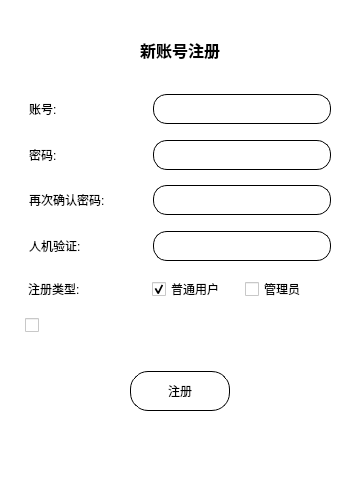
<?xml version="1.0" encoding="UTF-8"?>
<ui version="4.0">
 <class>RegisterPage</class>
 <widget class="QWidget" name="RegisterPage">
  <property name="geometry">
   <rect>
    <x>0</x>
    <y>0</y>
    <width>360</width>
    <height>480</height>
   </rect>
  </property>
  <property name="sizePolicy">
   <sizepolicy hsizetype="Fixed" vsizetype="Fixed">
    <horstretch>0</horstretch>
    <verstretch>0</verstretch>
   </sizepolicy>
  </property>
  <property name="minimumSize">
   <size>
    <width>360</width>
    <height>480</height>
   </size>
  </property>
  <property name="maximumSize">
   <size>
    <width>360</width>
    <height>480</height>
   </size>
  </property>
  <property name="windowTitle">
   <string>注册页面</string>
  </property>
  <property name="styleSheet">
   <string notr="true">background-color: rgb(255, 255, 255);</string>
  </property>
  <layout class="QHBoxLayout" name="horizontalLayout">
   <item>
    <layout class="QVBoxLayout" name="verticalLayout" stretch="1,6,1,3,1,3,1,3,1,3,1,2,1,2,3,2,6">
     <item>
      <spacer name="verticalSpacer_6">
       <property name="orientation">
        <enum>Qt::Vertical</enum>
       </property>
       <property name="sizeHint" stdset="0">
        <size>
         <width>20</width>
         <height>40</height>
        </size>
       </property>
      </spacer>
     </item>
     <item>
      <widget class="QLabel" name="label_5">
       <property name="font">
        <font>
         <pointsize>12</pointsize>
         <bold>true</bold>
        </font>
       </property>
       <property name="text">
        <string>新账号注册</string>
       </property>
       <property name="alignment">
        <set>Qt::AlignCenter</set>
       </property>
      </widget>
     </item>
     <item>
      <spacer name="verticalSpacer_2">
       <property name="orientation">
        <enum>Qt::Vertical</enum>
       </property>
       <property name="sizeHint" stdset="0">
        <size>
         <width>20</width>
         <height>40</height>
        </size>
       </property>
      </spacer>
     </item>
     <item>
      <layout class="QHBoxLayout" name="horizontalLayout_2" stretch="1,5,1,10,1">
       <item>
        <spacer name="horizontalSpacer_3">
         <property name="orientation">
          <enum>Qt::Horizontal</enum>
         </property>
         <property name="sizeHint" stdset="0">
          <size>
           <width>40</width>
           <height>20</height>
          </size>
         </property>
        </spacer>
       </item>
       <item>
        <widget class="QLabel" name="label">
         <property name="minimumSize">
          <size>
           <width>100</width>
           <height>0</height>
          </size>
         </property>
         <property name="maximumSize">
          <size>
           <width>100</width>
           <height>16777215</height>
          </size>
         </property>
         <property name="text">
          <string>账号: </string>
         </property>
        </widget>
       </item>
       <item>
        <spacer name="horizontalSpacer_2">
         <property name="orientation">
          <enum>Qt::Horizontal</enum>
         </property>
         <property name="sizeHint" stdset="0">
          <size>
           <width>40</width>
           <height>20</height>
          </size>
         </property>
        </spacer>
       </item>
       <item>
        <widget class="QLineEdit" name="lineEdit">
         <property name="minimumSize">
          <size>
           <width>0</width>
           <height>30</height>
          </size>
         </property>
         <property name="styleSheet">
          <string notr="true">QLineEdit {border-radius:14px;
					padding: 2 30 2 10;
        			border-width: 1px;
        			border-style: solid;
       				border-color: black;
}</string>
         </property>
         <property name="maxLength">
          <number>30</number>
         </property>
        </widget>
       </item>
       <item>
        <spacer name="horizontalSpacer">
         <property name="orientation">
          <enum>Qt::Horizontal</enum>
         </property>
         <property name="sizeHint" stdset="0">
          <size>
           <width>40</width>
           <height>20</height>
          </size>
         </property>
        </spacer>
       </item>
      </layout>
     </item>
     <item>
      <spacer name="verticalSpacer_3">
       <property name="orientation">
        <enum>Qt::Vertical</enum>
       </property>
       <property name="sizeHint" stdset="0">
        <size>
         <width>20</width>
         <height>40</height>
        </size>
       </property>
      </spacer>
     </item>
     <item>
      <layout class="QHBoxLayout" name="horizontalLayout_3" stretch="1,5,1,10,1">
       <item>
        <spacer name="horizontalSpacer_6">
         <property name="orientation">
          <enum>Qt::Horizontal</enum>
         </property>
         <property name="sizeHint" stdset="0">
          <size>
           <width>40</width>
           <height>20</height>
          </size>
         </property>
        </spacer>
       </item>
       <item>
        <widget class="QLabel" name="label_2">
         <property name="minimumSize">
          <size>
           <width>100</width>
           <height>0</height>
          </size>
         </property>
         <property name="maximumSize">
          <size>
           <width>100</width>
           <height>16777215</height>
          </size>
         </property>
         <property name="text">
          <string>密码: </string>
         </property>
        </widget>
       </item>
       <item>
        <spacer name="horizontalSpacer_5">
         <property name="orientation">
          <enum>Qt::Horizontal</enum>
         </property>
         <property name="sizeHint" stdset="0">
          <size>
           <width>40</width>
           <height>20</height>
          </size>
         </property>
        </spacer>
       </item>
       <item>
        <widget class="QLineEdit" name="lineEdit_2">
         <property name="minimumSize">
          <size>
           <width>0</width>
           <height>30</height>
          </size>
         </property>
         <property name="styleSheet">
          <string notr="true">QLineEdit {border-radius:14px;
					padding: 2 10 2 16;
        			border-width: 1px;
        			border-style: solid;
       				border-color: black;
}</string>
         </property>
         <property name="maxLength">
          <number>30</number>
         </property>
         <property name="echoMode">
          <enum>QLineEdit::PasswordEchoOnEdit</enum>
         </property>
        </widget>
       </item>
       <item>
        <spacer name="horizontalSpacer_4">
         <property name="orientation">
          <enum>Qt::Horizontal</enum>
         </property>
         <property name="sizeHint" stdset="0">
          <size>
           <width>40</width>
           <height>20</height>
          </size>
         </property>
        </spacer>
       </item>
      </layout>
     </item>
     <item>
      <spacer name="verticalSpacer_4">
       <property name="orientation">
        <enum>Qt::Vertical</enum>
       </property>
       <property name="sizeHint" stdset="0">
        <size>
         <width>20</width>
         <height>40</height>
        </size>
       </property>
      </spacer>
     </item>
     <item>
      <layout class="QHBoxLayout" name="horizontalLayout_4" stretch="1,5,1,10,1">
       <item>
        <spacer name="horizontalSpacer_12">
         <property name="orientation">
          <enum>Qt::Horizontal</enum>
         </property>
         <property name="sizeHint" stdset="0">
          <size>
           <width>40</width>
           <height>20</height>
          </size>
         </property>
        </spacer>
       </item>
       <item>
        <widget class="QLabel" name="label_3">
         <property name="minimumSize">
          <size>
           <width>100</width>
           <height>0</height>
          </size>
         </property>
         <property name="maximumSize">
          <size>
           <width>100</width>
           <height>16777215</height>
          </size>
         </property>
         <property name="text">
          <string>再次确认密码: </string>
         </property>
        </widget>
       </item>
       <item>
        <spacer name="horizontalSpacer_11">
         <property name="orientation">
          <enum>Qt::Horizontal</enum>
         </property>
         <property name="sizeHint" stdset="0">
          <size>
           <width>40</width>
           <height>20</height>
          </size>
         </property>
        </spacer>
       </item>
       <item>
        <widget class="QLineEdit" name="lineEdit_3">
         <property name="minimumSize">
          <size>
           <width>0</width>
           <height>30</height>
          </size>
         </property>
         <property name="styleSheet">
          <string notr="true">QLineEdit {border-radius:14px;
					padding: 2 10 2 16;
        			border-width: 1px;
        			border-style: solid;
       				border-color: black;
}</string>
         </property>
         <property name="maxLength">
          <number>30</number>
         </property>
         <property name="echoMode">
          <enum>QLineEdit::Password</enum>
         </property>
        </widget>
       </item>
       <item>
        <spacer name="horizontalSpacer_7">
         <property name="orientation">
          <enum>Qt::Horizontal</enum>
         </property>
         <property name="sizeHint" stdset="0">
          <size>
           <width>40</width>
           <height>20</height>
          </size>
         </property>
        </spacer>
       </item>
      </layout>
     </item>
     <item>
      <spacer name="verticalSpacer_5">
       <property name="orientation">
        <enum>Qt::Vertical</enum>
       </property>
       <property name="sizeHint" stdset="0">
        <size>
         <width>20</width>
         <height>40</height>
        </size>
       </property>
      </spacer>
     </item>
     <item>
      <layout class="QHBoxLayout" name="horizontalLayout_5" stretch="1,5,1,10,1">
       <item>
        <spacer name="horizontalSpacer_14">
         <property name="orientation">
          <enum>Qt::Horizontal</enum>
         </property>
         <property name="sizeHint" stdset="0">
          <size>
           <width>40</width>
           <height>20</height>
          </size>
         </property>
        </spacer>
       </item>
       <item>
        <widget class="QLabel" name="label_4">
         <property name="minimumSize">
          <size>
           <width>100</width>
           <height>0</height>
          </size>
         </property>
         <property name="maximumSize">
          <size>
           <width>100</width>
           <height>16777215</height>
          </size>
         </property>
         <property name="text">
          <string>人机验证: </string>
         </property>
        </widget>
       </item>
       <item>
        <spacer name="horizontalSpacer_13">
         <property name="orientation">
          <enum>Qt::Horizontal</enum>
         </property>
         <property name="sizeHint" stdset="0">
          <size>
           <width>40</width>
           <height>20</height>
          </size>
         </property>
        </spacer>
       </item>
       <item>
        <widget class="QLineEdit" name="lineEdit_4">
         <property name="minimumSize">
          <size>
           <width>0</width>
           <height>30</height>
          </size>
         </property>
         <property name="styleSheet">
          <string notr="true">QLineEdit {border-radius:14px;
					padding: 2 30 2 10;
        			border-width: 1px;
        			border-style: solid;
       				border-color: black;
}</string>
         </property>
        </widget>
       </item>
       <item>
        <spacer name="horizontalSpacer_8">
         <property name="orientation">
          <enum>Qt::Horizontal</enum>
         </property>
         <property name="sizeHint" stdset="0">
          <size>
           <width>40</width>
           <height>20</height>
          </size>
         </property>
        </spacer>
       </item>
      </layout>
     </item>
     <item>
      <spacer name="verticalSpacer_8">
       <property name="orientation">
        <enum>Qt::Vertical</enum>
       </property>
       <property name="sizeHint" stdset="0">
        <size>
         <width>20</width>
         <height>40</height>
        </size>
       </property>
      </spacer>
     </item>
     <item>
      <layout class="QHBoxLayout" name="horizontalLayout_8" stretch="1,5,1,5,5,1">
       <item>
        <spacer name="horizontalSpacer_18">
         <property name="orientation">
          <enum>Qt::Horizontal</enum>
         </property>
         <property name="sizeHint" stdset="0">
          <size>
           <width>40</width>
           <height>20</height>
          </size>
         </property>
        </spacer>
       </item>
       <item>
        <widget class="QLabel" name="label_7">
         <property name="minimumSize">
          <size>
           <width>100</width>
           <height>0</height>
          </size>
         </property>
         <property name="maximumSize">
          <size>
           <width>100</width>
           <height>16777215</height>
          </size>
         </property>
         <property name="text">
          <string>注册类型: </string>
         </property>
        </widget>
       </item>
       <item>
        <spacer name="horizontalSpacer_20">
         <property name="orientation">
          <enum>Qt::Horizontal</enum>
         </property>
         <property name="sizeHint" stdset="0">
          <size>
           <width>40</width>
           <height>20</height>
          </size>
         </property>
        </spacer>
       </item>
       <item>
        <widget class="QCheckBox" name="checkBox_2">
         <property name="text">
          <string>普通用户</string>
         </property>
         <property name="checked">
          <bool>true</bool>
         </property>
         <property name="autoExclusive">
          <bool>true</bool>
         </property>
        </widget>
       </item>
       <item>
        <widget class="QCheckBox" name="checkBox_3">
         <property name="text">
          <string>管理员</string>
         </property>
         <property name="autoExclusive">
          <bool>true</bool>
         </property>
        </widget>
       </item>
       <item>
        <spacer name="horizontalSpacer_16">
         <property name="orientation">
          <enum>Qt::Horizontal</enum>
         </property>
         <property name="sizeHint" stdset="0">
          <size>
           <width>40</width>
           <height>20</height>
          </size>
         </property>
        </spacer>
       </item>
      </layout>
     </item>
     <item>
      <spacer name="verticalSpacer_9">
       <property name="orientation">
        <enum>Qt::Vertical</enum>
       </property>
       <property name="sizeHint" stdset="0">
        <size>
         <width>20</width>
         <height>40</height>
        </size>
       </property>
      </spacer>
     </item>
     <item>
      <layout class="QHBoxLayout" name="horizontalLayout_6" stretch="1,1,20,1">
       <item>
        <spacer name="horizontalSpacer_15">
         <property name="orientation">
          <enum>Qt::Horizontal</enum>
         </property>
         <property name="sizeHint" stdset="0">
          <size>
           <width>40</width>
           <height>20</height>
          </size>
         </property>
        </spacer>
       </item>
       <item>
        <widget class="QCheckBox" name="checkBox">
         <property name="cursor">
          <cursorShape>PointingHandCursor</cursorShape>
         </property>
         <property name="styleSheet">
          <string notr="true">QCheckBox::indicator {
    border: 1px solid black;
    width: 14px;
    height: 14px;
    border-radius: 8px;
    background-color: white; /* 默认背景色 */
};
</string>
         </property>
         <property name="text">
          <string/>
         </property>
        </widget>
       </item>
       <item>
        <widget class="QLabel" name="label_6">
         <property name="text">
          <string/>
         </property>
        </widget>
       </item>
       <item>
        <spacer name="horizontalSpacer_9">
         <property name="orientation">
          <enum>Qt::Horizontal</enum>
         </property>
         <property name="sizeHint" stdset="0">
          <size>
           <width>40</width>
           <height>20</height>
          </size>
         </property>
        </spacer>
       </item>
      </layout>
     </item>
     <item>
      <spacer name="verticalSpacer_7">
       <property name="orientation">
        <enum>Qt::Vertical</enum>
       </property>
       <property name="sizeHint" stdset="0">
        <size>
         <width>20</width>
         <height>40</height>
        </size>
       </property>
      </spacer>
     </item>
     <item>
      <layout class="QHBoxLayout" name="horizontalLayout_7">
       <item>
        <spacer name="horizontalSpacer_17">
         <property name="orientation">
          <enum>Qt::Horizontal</enum>
         </property>
         <property name="sizeHint" stdset="0">
          <size>
           <width>40</width>
           <height>20</height>
          </size>
         </property>
        </spacer>
       </item>
       <item>
        <widget class="QPushButton" name="pushButton">
         <property name="minimumSize">
          <size>
           <width>100</width>
           <height>40</height>
          </size>
         </property>
         <property name="cursor">
          <cursorShape>PointingHandCursor</cursorShape>
         </property>
         <property name="styleSheet">
          <string notr="true">QPushButton {border-radius:18px;
        				  border-width: 1px;
        				  border-style: solid;
       					  border-color: black;
}</string>
         </property>
         <property name="text">
          <string>注册</string>
         </property>
        </widget>
       </item>
       <item>
        <spacer name="horizontalSpacer_10">
         <property name="orientation">
          <enum>Qt::Horizontal</enum>
         </property>
         <property name="sizeHint" stdset="0">
          <size>
           <width>40</width>
           <height>20</height>
          </size>
         </property>
        </spacer>
       </item>
      </layout>
     </item>
     <item>
      <spacer name="verticalSpacer">
       <property name="orientation">
        <enum>Qt::Vertical</enum>
       </property>
       <property name="sizeHint" stdset="0">
        <size>
         <width>20</width>
         <height>40</height>
        </size>
       </property>
      </spacer>
     </item>
    </layout>
   </item>
  </layout>
 </widget>
 <resources/>
 <connections/>
</ui>
